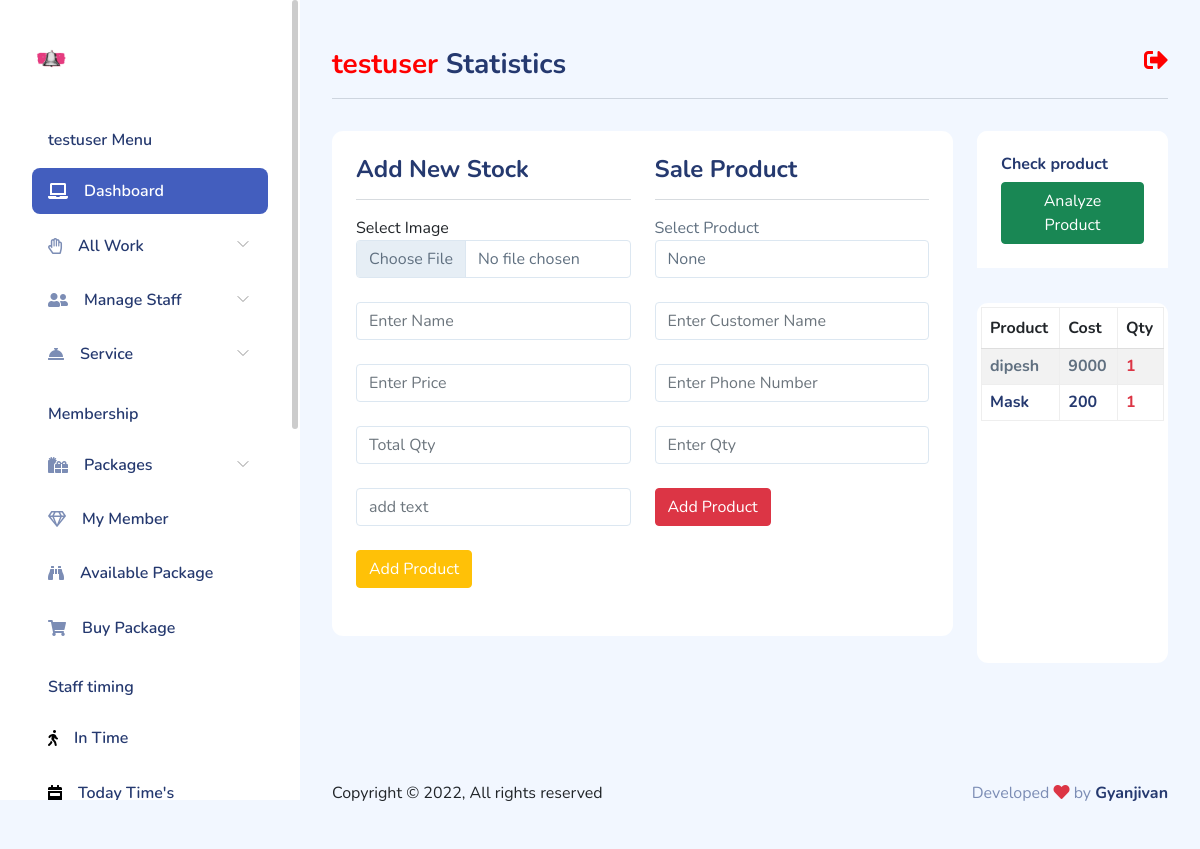
Page /client/product-data/ (signed in) on the earlier database version.
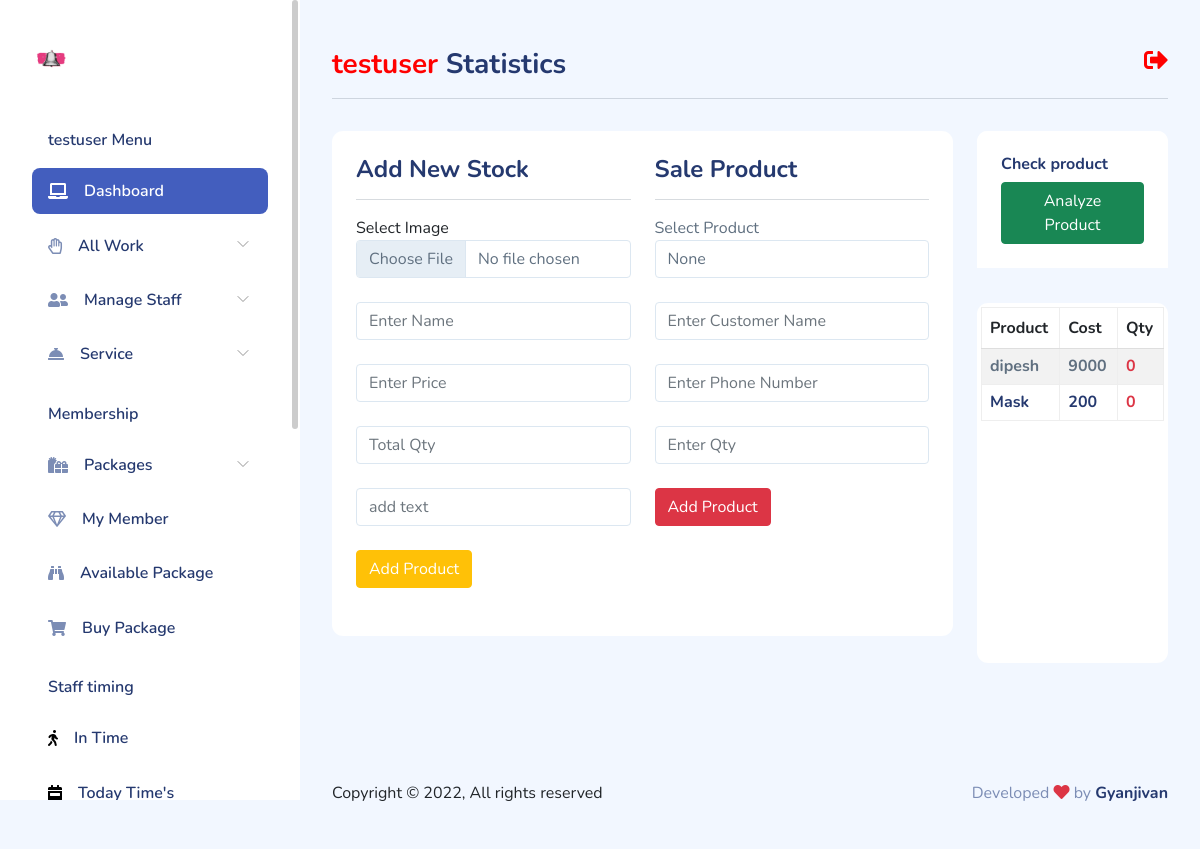
Same page on the later database version.
### client/models.py (models this page shows, shortened)
class Product(models.Model):
    user = models.ForeignKey(
        User, on_delete=models.CASCADE, null=True, blank=True)
    img = models.ImageField(upload_to='product/')
    name = models.CharField(max_length=100)
    price = models.PositiveIntegerField()
    total = models.PositiveIntegerField()
    text = models.CharField(max_length=100, null=True, blank=True)
    fdate = models.DateTimeField(auto_now_add=True)

### client/views.py (the view, shortened to what this page needs)
# urls.py: path('product-data/', views.product_file, name='product'),
@user_passes_test(lambda u: u.is_authenticated, login_url='/')
def product_file(request):
    data = Product.objects.filter(user=request.user)
    pro_data = Product.objects.filter(user=request.user)
    context = {'data': data, 'pro': pro_data}
    return render(request, 'client/product.html', context)

### client/templates/client/product.html (shortened to what this page needs)
{% extends "client/layout.html" %}
{% load static %}
{% block side_little %}
<div class="card-header">
    <p class="h6">Check product</p>
        <center>
            <button type="button" class="btn btn-success" data-bs-toggle="modal" data-bs-target="#whole">
                Analyze Product
              </button>
        </center>
    </div>
{% endblock side_little %}
{% block table %}
<div class="container mt-4 mb-5">
    <div class="row">
        <div class="col-sm-6">
            <h4 class="">Add New Stock</h3>
            <hr>
            <form action="" method="POST" enctype="multipart/form-data">
                <label for="img" class="text-dark">Select Image</label>
                <input type="file" class="form-control" name="img" id="" required> <br>
                <input type="text" class="form-control" placeholder="Enter Name" name="name" id="" required> <br>
                <input type="number" class="form-control"  min="1" placeholder="Enter Price" name="price" id="" required> <br>
                <input type="number" class="form-control"  min="1" placeholder="Total Qty" name="qty" id="" required> <br>
                <input type="text" class="form-control" placeholder="add text" name="text" id="" > <br>
                <button type="submit" name="prt" class="btn btn-warning">Add Product</button>
            </form>
        </div>
        <div class="col-sm-6">
            <h4 class="">Sale Product</h4>
            <hr>
            <form action="" method="POST">
                <label for="pro">Select Product</label>
                <select name="pro" class="form-control" required>
                    <option value="">None</option>
                </select> <br>
                <input type="text" name="pname" class="form-control" placeholder="Enter Customer Name" id="" required> <br>
                <input type="number" class="form-control"  min="10" name="pphone" placeholder="Enter Phone Number" name="price" id="" required> <br>
                <input type="number" class="form-control"  min="1" placeholder="Enter Qty" name="pqty" id="" required> <br>
                <button type="submit" name="sale" class="btn btn-danger">Add Product</button>
            </form>
        </div>
    </div>
</div>
{% endblock table %}
{% block cardfeatur %}
<div class="scroll">
    <div class="table-responsive">
    <table class="table table-striped table-hover table-bordered">
        <thead>
            <tr>
                <th class="text-dark" scope="col">Product</th>
                <th class="text-dark" scope="col">Cost</th>
                <th class="text-dark" scope="col">Qty</th>
            </tr>
        </thead>
        <tbody>
            {% if pro %}
                {% for pp in pro %}
            <tr class="h6">
                <td>{{pp.name}}</td>
                <td>{{pp.price}}</td>
                <td class="text-danger">{{pp.total}}</td>
              </tr>
              {% endfor %}
          {% else %}
              <h2 class="text-center-center">Product Not Available</h2>
          {% endif %}
            </tbody>
          </table>
        </div>
</div>
{% endblock cardfeatur %}

Differences in the rows shown:
changed Product "dipesh": total "1" → "0"
changed Product "Mask": total "1" → "0"
